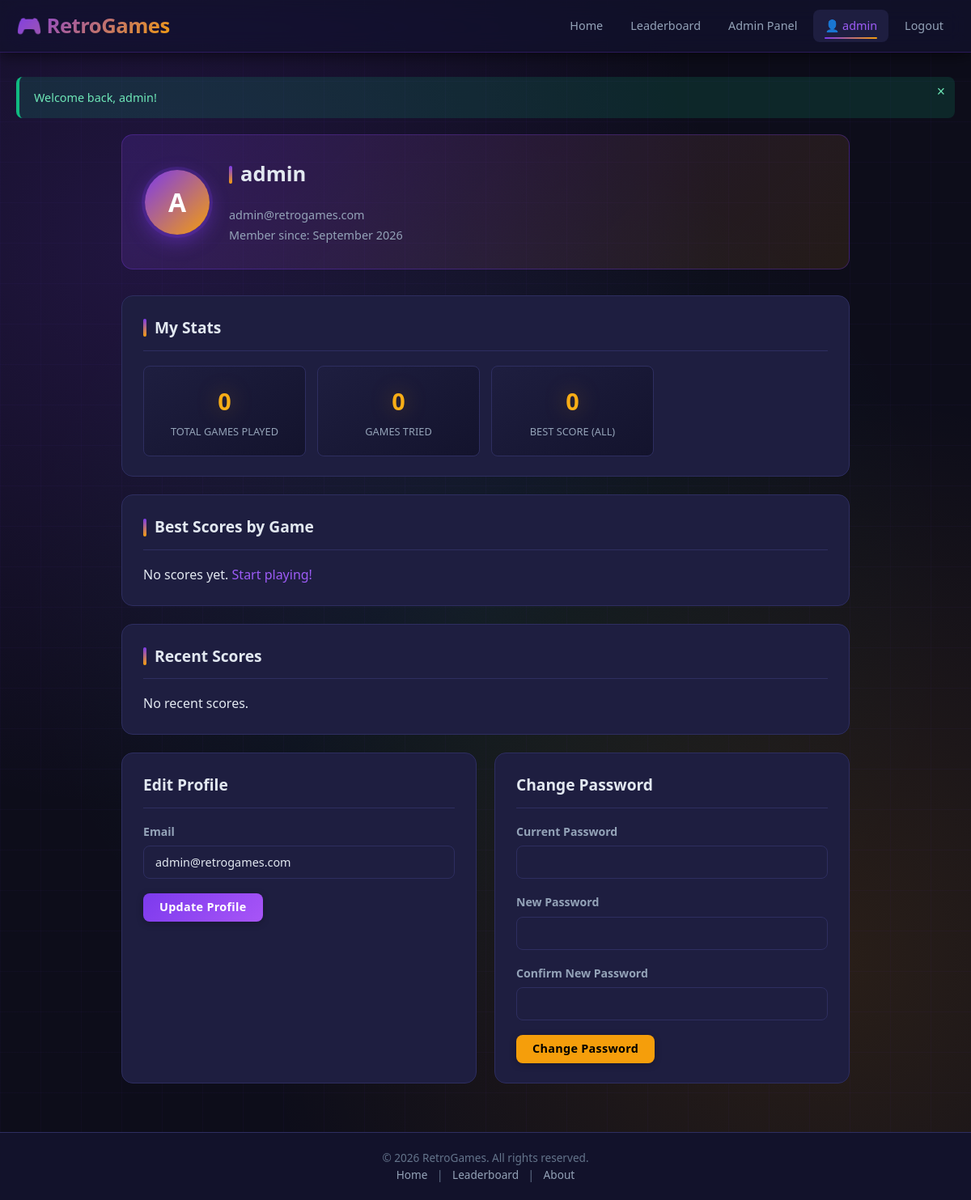
The app's page /profile.php (signed in) with its own data.
### tables this page shows
CREATE TABLE IF NOT EXISTS `users` (
  `id`         INT UNSIGNED     NOT NULL AUTO_INCREMENT,
  `username`   VARCHAR(50)      NOT NULL,
  `email`      VARCHAR(100)     NOT NULL,
  `password`   VARCHAR(255)     NOT NULL,
  `role`       ENUM('user','admin') NOT NULL DEFAULT 'user',
  `avatar`     VARCHAR(255)     DEFAULT NULL,
  `is_active`  TINYINT(1)       NOT NULL DEFAULT 1,
  `created_at` DATETIME         NOT NULL DEFAULT CURRENT_TIMESTAMP,
  `updated_at` DATETIME         NOT NULL DEFAULT CURRENT_TIMESTAMP ON UPDATE CURRENT_TIMESTAMP,
  `last_login` DATETIME         DEFAULT NULL,
  `deleted_at` DATETIME         DEFAULT NULL COMMENT 'soft delete / recycle bin',
  PRIMARY KEY (`id`),
  UNIQUE KEY `uq_username` (`username`),
  UNIQUE KEY `uq_email`    (`email`),
  KEY `idx_users_deleted` (`deleted_at`)
);

### includes/auth.php (called while the page is built, shortened)
<?php
function getCurrentUser() {
    $pdo = getDB();
    $stmt = $pdo->prepare("SELECT * FROM users WHERE id = ? AND is_active = 1 AND deleted_at IS NULL");
    $stmt->execute([$_SESSION['user_id']]);
    return $stmt->fetch();
}
function sanitize($input) {
    return htmlspecialchars(trim($input), ENT_QUOTES, 'UTF-8');
}

### profile.php (the view, shortened to what this page needs)
<?php
require_once 'includes/auth.php';
$pdo = getDB();
$scores = $pdo->prepare("
    SELECT g.name AS game_name, g.slug,
           MAX(s.score) AS best_score,
           COUNT(s.id) AS total_plays,
           AVG(s.score) AS avg_score,
           SUM(s.duration) AS total_time
    FROM scores s
    JOIN games g ON s.game_id = g.id
    WHERE s.user_id = ? AND s.deleted_at IS NULL AND g.deleted_at IS NULL
    GROUP BY s.game_id
    ORDER BY best_score DESC
");
$scores->execute([$_SESSION['user_id']]);
$userScores = $scores->fetchAll();
$recentScores = $pdo->prepare("
    SELECT s.score, s.level, s.duration, s.created_at, g.name AS game_name, g.slug
    FROM scores s
    JOIN games g ON s.game_id = g.id
    WHERE s.user_id = ? AND s.deleted_at IS NULL AND g.deleted_at IS NULL
    ORDER BY s.created_at DESC
    LIMIT 20
");
$recentScores->execute([$_SESSION['user_id']]);
$recentScores = $recentScores->fetchAll();
include 'includes/header.php';
?>
<section id="profile-section">
    <div class="profile-header">
        <div class="profile-avatar">
            <span class="avatar-placeholder">
                <?= strtoupper(substr($currentUser['username'], 0, 1)) ?>
            </span>
        </div>
        <div class="profile-info">
            <h2><?= sanitize($currentUser['username']) ?></h2>
            <p><?= sanitize($currentUser['email']) ?></p>
            <p>Member since: <?= date('F Y', strtotime($currentUser['created_at'])) ?></p>
        </div>
    </div>
    <section class="profile-stats">
        <h3>My Stats</h3>
        <?php
        $totalPlays = array_sum(array_column($userScores, 'total_plays'));
        $bestOverall = !empty($userScores) ? max(array_column($userScores, 'best_score')) : 0;
        ?>
        <div class="stats-grid">
            <div class="stat-card">
                <span class="stat-value"><?= number_format($totalPlays) ?></span>
                <span class="stat-label">Total Games Played</span>
            </div>
            <div class="stat-card">
                <span class="stat-value"><?= count($userScores) ?></span>
                <span class="stat-label">Games Tried</span>
            </div>
            <div class="stat-card">
                <span class="stat-value"><?= number_format($bestOverall) ?></span>
                <span class="stat-label">Best Score (All)</span>
            </div>
        </div>
    </section>
    <section class="profile-game-scores">
        <h3>Best Scores by Game</h3>
        <?php if (empty($userScores)): ?>
            <p>No scores yet. <a href="index.php">Start playing!</a></p>
        <?php endif; ?>
    </section>
    <section class="profile-recent-scores">
        <h3>Recent Scores</h3>
        <?php if (empty($recentScores)): ?>
            <p>No recent scores.</p>
        <?php endif; ?>
    </section>
    <div class="profile-forms-row">
    <section class="profile-edit">
        <h3>Edit Profile</h3>
        <form method="POST" action="profile.php" class="edit-form">
            <div class="form-group">
                <label for="email">Email</label>
                <input type="email" id="email" name="email"
                       value="<?= sanitize($currentUser['email']) ?>" required>
            </div>
            <button type="submit" class="btn btn-primary">Update Profile</button>
        </form>
    </section>
    <section class="profile-password">
        <h3>Change Password</h3>
        <form method="POST" action="profile.php" class="edit-form">
            <div class="form-group">
                <label for="current_password">Current Password</label>
                <input type="password" id="current_password" name="current_password" required>
            </div>
            <div class="form-group">
                <label for="new_password">New Password</label>
                <input type="password" id="new_password" name="new_password" required minlength="6">
            </div>
            <div class="form-group">
                <label for="confirm_password">Confirm New Password</label>
                <input type="password" id="confirm_password" name="confirm_password" required>
            </div>
            <button type="submit" class="btn btn-warning">Change Password</button>
        </form>
    </section>
    </div>
</section>
<?php include 'includes/footer.php'; ?>

### records on screen
users: username "A", username "admin", email "admin@retrogames.com", created_at "September 2026"

### other values on screen
$_SESSION['username'] "admin"
$flash['message'] "Welcome back, admin!"
$totalPlays "0"
count($userScores) "0"
$bestOverall "0"
